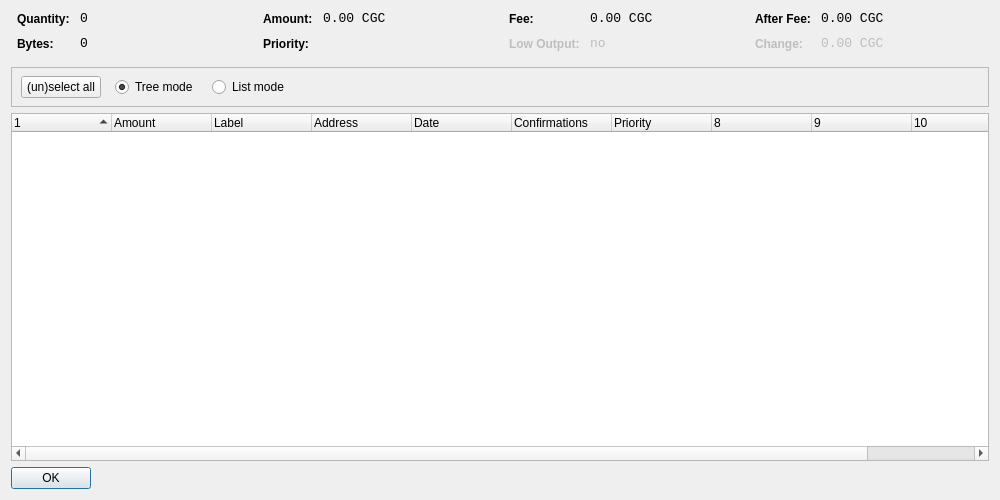
<?xml version="1.0" encoding="UTF-8"?>
<ui version="4.0">
 <class>CoinControlDialog</class>
 <widget class="QDialog" name="CoinControlDialog">
  <property name="geometry">
   <rect>
    <x>0</x>
    <y>0</y>
    <width>1000</width>
    <height>500</height>
   </rect>
  </property>
  <property name="windowTitle">
   <string>Coin Control</string>
  </property>
  <layout class="QVBoxLayout" name="verticalLayout">
   <item>
    <layout class="QHBoxLayout" name="horizontalLayoutTop" stretch="0,0,0,0">
     <property name="topMargin">
      <number>0</number>
     </property>
     <property name="bottomMargin">
      <number>10</number>
     </property>
     <item>
      <layout class="QFormLayout" name="formLayoutCoinControl1">
       <property name="horizontalSpacing">
        <number>10</number>
       </property>
       <property name="verticalSpacing">
        <number>10</number>
       </property>
       <property name="leftMargin">
        <number>6</number>
       </property>
       <property name="rightMargin">
        <number>6</number>
       </property>
       <item row="0" column="0">
        <widget class="QLabel" name="labelCoinControlQuantityText">
         <property name="styleSheet">
          <string notr="true">font-weight:bold;</string>
         </property>
         <property name="text">
          <string>Quantity:</string>
         </property>
        </widget>
       </item>
       <item row="0" column="1">
        <widget class="QLabel" name="labelCoinControlQuantity">
         <property name="font">
          <font>
           <family>Monospace</family>
           <pointsize>10</pointsize>
          </font>
         </property>
         <property name="cursor">
          <cursorShape>IBeamCursor</cursorShape>
         </property>
         <property name="contextMenuPolicy">
          <enum>Qt::ActionsContextMenu</enum>
         </property>
         <property name="text">
          <string notr="true">0</string>
         </property>
         <property name="textInteractionFlags">
          <set>Qt::LinksAccessibleByMouse|Qt::TextSelectableByKeyboard|Qt::TextSelectableByMouse</set>
         </property>
        </widget>
       </item>
       <item row="1" column="0">
        <widget class="QLabel" name="labelCoinControlBytesText">
         <property name="styleSheet">
          <string notr="true">font-weight:bold;</string>
         </property>
         <property name="text">
          <string>Bytes:</string>
         </property>
        </widget>
       </item>
       <item row="1" column="1">
        <widget class="QLabel" name="labelCoinControlBytes">
         <property name="font">
          <font>
           <family>Monospace</family>
           <pointsize>10</pointsize>
          </font>
         </property>
         <property name="cursor">
          <cursorShape>IBeamCursor</cursorShape>
         </property>
         <property name="contextMenuPolicy">
          <enum>Qt::ActionsContextMenu</enum>
         </property>
         <property name="text">
          <string notr="true">0</string>
         </property>
         <property name="textInteractionFlags">
          <set>Qt::LinksAccessibleByMouse|Qt::TextSelectableByKeyboard|Qt::TextSelectableByMouse</set>
         </property>
        </widget>
       </item>
      </layout>
     </item>
     <item>
      <layout class="QFormLayout" name="formLayoutCoinControl2">
       <property name="horizontalSpacing">
        <number>10</number>
       </property>
       <property name="verticalSpacing">
        <number>10</number>
       </property>
       <property name="leftMargin">
        <number>6</number>
       </property>
       <property name="rightMargin">
        <number>6</number>
       </property>
       <item row="0" column="0">
        <widget class="QLabel" name="labelCoinControlAmountText">
         <property name="styleSheet">
          <string notr="true">font-weight:bold;</string>
         </property>
         <property name="text">
          <string>Amount:</string>
         </property>
        </widget>
       </item>
       <item row="0" column="1">
        <widget class="QLabel" name="labelCoinControlAmount">
         <property name="font">
          <font>
           <family>Monospace</family>
           <pointsize>10</pointsize>
          </font>
         </property>
         <property name="cursor">
          <cursorShape>IBeamCursor</cursorShape>
         </property>
         <property name="contextMenuPolicy">
          <enum>Qt::ActionsContextMenu</enum>
         </property>
         <property name="text">
          <string notr="true">0.00 CGC</string>
         </property>
         <property name="textInteractionFlags">
          <set>Qt::LinksAccessibleByMouse|Qt::TextSelectableByKeyboard|Qt::TextSelectableByMouse</set>
         </property>
        </widget>
       </item>
       <item row="1" column="0">
        <widget class="QLabel" name="labelCoinControlPriorityText">
         <property name="styleSheet">
          <string notr="true">font-weight:bold;</string>
         </property>
         <property name="text">
          <string>Priority:</string>
         </property>
        </widget>
       </item>
       <item row="1" column="1">
        <widget class="QLabel" name="labelCoinControlPriority">
         <property name="font">
          <font>
           <family>Monospace</family>
           <pointsize>10</pointsize>
          </font>
         </property>
         <property name="cursor">
          <cursorShape>IBeamCursor</cursorShape>
         </property>
         <property name="contextMenuPolicy">
          <enum>Qt::ActionsContextMenu</enum>
         </property>
         <property name="text">
          <string/>
         </property>
         <property name="textInteractionFlags">
          <set>Qt::LinksAccessibleByMouse|Qt::TextSelectableByKeyboard|Qt::TextSelectableByMouse</set>
         </property>
        </widget>
       </item>
      </layout>
     </item>
     <item>
      <layout class="QFormLayout" name="formLayoutCoinControl3">
       <property name="horizontalSpacing">
        <number>10</number>
       </property>
       <property name="verticalSpacing">
        <number>10</number>
       </property>
       <property name="leftMargin">
        <number>6</number>
       </property>
       <property name="rightMargin">
        <number>6</number>
       </property>
       <item row="0" column="0">
        <widget class="QLabel" name="labelCoinControlFeeText">
         <property name="styleSheet">
          <string notr="true">font-weight:bold;</string>
         </property>
         <property name="text">
          <string>Fee:</string>
         </property>
        </widget>
       </item>
       <item row="0" column="1">
        <widget class="QLabel" name="labelCoinControlFee">
         <property name="font">
          <font>
           <family>Monospace</family>
           <pointsize>10</pointsize>
          </font>
         </property>
         <property name="cursor">
          <cursorShape>IBeamCursor</cursorShape>
         </property>
         <property name="contextMenuPolicy">
          <enum>Qt::ActionsContextMenu</enum>
         </property>
         <property name="text">
          <string notr="true">0.00 CGC</string>
         </property>
         <property name="textInteractionFlags">
          <set>Qt::LinksAccessibleByMouse|Qt::TextSelectableByKeyboard|Qt::TextSelectableByMouse</set>
         </property>
        </widget>
       </item>
       <item row="1" column="0">
        <widget class="QLabel" name="labelCoinControlLowOutputText">
         <property name="enabled">
          <bool>false</bool>
         </property>
         <property name="styleSheet">
          <string notr="true">font-weight:bold;</string>
         </property>
         <property name="text">
          <string>Low Output:</string>
         </property>
        </widget>
       </item>
       <item row="1" column="1">
        <widget class="QLabel" name="labelCoinControlLowOutput">
         <property name="enabled">
          <bool>false</bool>
         </property>
         <property name="font">
          <font>
           <family>Monospace</family>
           <pointsize>10</pointsize>
          </font>
         </property>
         <property name="cursor">
          <cursorShape>IBeamCursor</cursorShape>
         </property>
         <property name="contextMenuPolicy">
          <enum>Qt::ActionsContextMenu</enum>
         </property>
         <property name="text">
          <string notr="true">no</string>
         </property>
         <property name="textInteractionFlags">
          <set>Qt::LinksAccessibleByMouse|Qt::TextSelectableByKeyboard|Qt::TextSelectableByMouse</set>
         </property>
        </widget>
       </item>
      </layout>
     </item>
     <item>
      <layout class="QFormLayout" name="formLayoutCoinControl4">
       <property name="horizontalSpacing">
        <number>10</number>
       </property>
       <property name="verticalSpacing">
        <number>10</number>
       </property>
       <property name="leftMargin">
        <number>6</number>
       </property>
       <property name="rightMargin">
        <number>6</number>
       </property>
       <item row="0" column="0">
        <widget class="QLabel" name="labelCoinControlAfterFeeText">
         <property name="styleSheet">
          <string notr="true">font-weight:bold;</string>
         </property>
         <property name="text">
          <string>After Fee:</string>
         </property>
        </widget>
       </item>
       <item row="0" column="1">
        <widget class="QLabel" name="labelCoinControlAfterFee">
         <property name="font">
          <font>
           <family>Monospace</family>
           <pointsize>10</pointsize>
          </font>
         </property>
         <property name="cursor">
          <cursorShape>IBeamCursor</cursorShape>
         </property>
         <property name="contextMenuPolicy">
          <enum>Qt::ActionsContextMenu</enum>
         </property>
         <property name="text">
          <string notr="true">0.00 CGC</string>
         </property>
         <property name="textInteractionFlags">
          <set>Qt::LinksAccessibleByMouse|Qt::TextSelectableByKeyboard|Qt::TextSelectableByMouse</set>
         </property>
        </widget>
       </item>
       <item row="1" column="0">
        <widget class="QLabel" name="labelCoinControlChangeText">
         <property name="enabled">
          <bool>false</bool>
         </property>
         <property name="styleSheet">
          <string notr="true">font-weight:bold;</string>
         </property>
         <property name="text">
          <string>Change:</string>
         </property>
        </widget>
       </item>
       <item row="1" column="1">
        <widget class="QLabel" name="labelCoinControlChange">
         <property name="enabled">
          <bool>false</bool>
         </property>
         <property name="font">
          <font>
           <family>Monospace</family>
           <pointsize>10</pointsize>
          </font>
         </property>
         <property name="cursor">
          <cursorShape>IBeamCursor</cursorShape>
         </property>
         <property name="contextMenuPolicy">
          <enum>Qt::ActionsContextMenu</enum>
         </property>
         <property name="text">
          <string notr="true">0.00 CGC</string>
         </property>
         <property name="textInteractionFlags">
          <set>Qt::LinksAccessibleByMouse|Qt::TextSelectableByKeyboard|Qt::TextSelectableByMouse</set>
         </property>
        </widget>
       </item>
      </layout>
     </item>
    </layout>
   </item>
   <item>
    <widget class="QFrame" name="frame">
     <property name="minimumSize">
      <size>
       <width>0</width>
       <height>40</height>
      </size>
     </property>
     <property name="frameShape">
      <enum>QFrame::StyledPanel</enum>
     </property>
     <property name="frameShadow">
      <enum>QFrame::Sunken</enum>
     </property>
     <widget class="QWidget" name="horizontalLayoutWidget">
      <property name="geometry">
       <rect>
        <x>10</x>
        <y>0</y>
        <width>781</width>
        <height>41</height>
       </rect>
      </property>
      <layout class="QHBoxLayout" name="horizontalLayoutPanel" stretch="0,0,0,0,0">
       <property name="spacing">
        <number>14</number>
       </property>
       <item>
        <widget class="QPushButton" name="pushButtonSelectAll">
         <property name="sizePolicy">
          <sizepolicy hsizetype="Maximum" vsizetype="Fixed">
           <horstretch>0</horstretch>
           <verstretch>0</verstretch>
          </sizepolicy>
         </property>
         <property name="text">
          <string>(un)select all</string>
         </property>
        </widget>
       </item>
       <item>
        <widget class="QRadioButton" name="radioTreeMode">
         <property name="sizePolicy">
          <sizepolicy hsizetype="Maximum" vsizetype="Fixed">
           <horstretch>0</horstretch>
           <verstretch>0</verstretch>
          </sizepolicy>
         </property>
         <property name="text">
          <string>Tree mode</string>
         </property>
         <property name="checked">
          <bool>true</bool>
         </property>
        </widget>
       </item>
       <item>
        <widget class="QRadioButton" name="radioListMode">
         <property name="sizePolicy">
          <sizepolicy hsizetype="Maximum" vsizetype="Fixed">
           <horstretch>0</horstretch>
           <verstretch>0</verstretch>
          </sizepolicy>
         </property>
         <property name="text">
          <string>List mode</string>
         </property>
        </widget>
       </item>
       <item>
        <spacer name="horizontalSpacer">
         <property name="orientation">
          <enum>Qt::Horizontal</enum>
         </property>
         <property name="sizeHint" stdset="0">
          <size>
           <width>40</width>
           <height>20</height>
          </size>
         </property>
        </spacer>
       </item>
      </layout>
     </widget>
    </widget>
   </item>
   <item>
    <widget class="CoinControlTreeWidget" name="treeWidget">
     <property name="contextMenuPolicy">
      <enum>Qt::CustomContextMenu</enum>
     </property>
     <property name="sortingEnabled">
      <bool>false</bool>
     </property>
     <property name="columnCount">
      <number>11</number>
     </property>
     <attribute name="headerShowSortIndicator" stdset="0">
      <bool>true</bool>
     </attribute>
     <attribute name="headerStretchLastSection">
      <bool>false</bool>
     </attribute>
     <column>
      <property name="text">
       <string/>
      </property>
     </column>
     <column>
      <property name="text">
       <string>Amount</string>
      </property>
     </column>
     <column>
      <property name="text">
       <string>Label</string>
      </property>
     </column>
     <column>
      <property name="text">
       <string>Address</string>
      </property>
     </column>
     <column>
      <property name="text">
       <string>Date</string>
      </property>
     </column>
     <column>
      <property name="text">
       <string>Confirmations</string>
      </property>
      <property name="toolTip">
       <string>Confirmed</string>
      </property>
     </column>
     <column>
      <property name="text">
       <string>Priority</string>
      </property>
     </column>
     <column>
      <property name="text">
       <string/>
      </property>
     </column>
     <column>
      <property name="text">
       <string/>
      </property>
     </column>
     <column>
      <property name="text">
       <string/>
      </property>
     </column>
     <column>
      <property name="text">
       <string/>
      </property>
     </column>
    </widget>
   </item>
   <item>
    <widget class="QDialogButtonBox" name="buttonBox">
     <property name="sizePolicy">
      <sizepolicy hsizetype="Maximum" vsizetype="Fixed">
       <horstretch>0</horstretch>
       <verstretch>0</verstretch>
      </sizepolicy>
     </property>
     <property name="orientation">
      <enum>Qt::Horizontal</enum>
     </property>
     <property name="standardButtons">
      <set>QDialogButtonBox::Ok</set>
     </property>
    </widget>
   </item>
  </layout>
 </widget>
 <customwidgets>
  <customwidget>
   <class>CoinControlTreeWidget</class>
   <extends>QTreeWidget</extends>
   <header>coincontroltreewidget.h</header>
  </customwidget>
 </customwidgets>
 <resources/>
 <connections/>
</ui>
